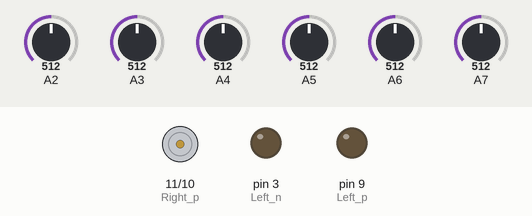
Recording of a sketch running on a simulated Arduino Nano, built with avr-gcc and run on an emulated ATmega328P. Shown: motor-driver pin pairs drawn as motors (green arrow = first pin HIGH = forward, orange = second pin HIGH = backward, longer = more drive), output pins drawn as LEDs (lit = HIGH). The inputs (shaded band) are chosen by the test bench; at power-on: A3 = 512, A2 = 512, A4 = 512, A5 = 512, A6 = 512, A7 = 512.

Above: at 1.2 s.
1.3 s: A3 set to 492
At 1.9 s:
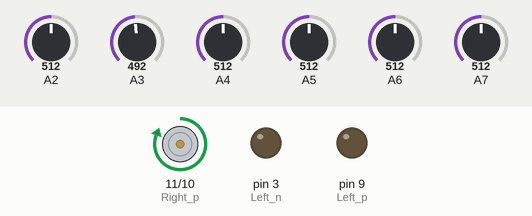
Timing chart, 0 to 4.3 s (numbered marks = the images above; inputs shaded):
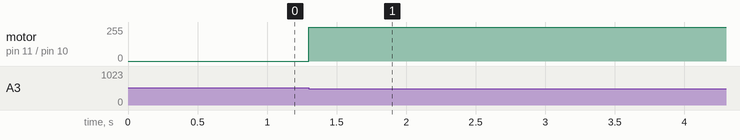

The sketch:

fluxes.ino
```cpp
int th = 500;
int Left_p=9;
int Left_n=3;
int Right_p=11;
int Right_n=10;
int spd = 255;
// best case
// white > th
// black < th
void setup() {

  // put your setup code here, to run once:
Serial.begin(9600);
pinMode(Left_p,OUTPUT);
pinMode(Left_n,OUTPUT);
pinMode(Right_p,OUTPUT);
pinMode(Right_n,OUTPUT);
}

void loop() {
  // put your main code here, to run repeatedly:
int s1 = analogRead(A2);
int s2 = analogRead(A3);
int s3 = analogRead(A4);
int s4 = analogRead(A5);
int s5 = analogRead(A6);
int s6 = analogRead(A7);
if(s1<th and s2 <th and s4<th and s5 < th and s3< th){
  la(spd); // T
  delay(240);
  }
if(s1<th and s2 <th and s3<th and s6 < th and s4> th and s5>th){
  la(spd); // F
  delay(240);
  }


if(s1>th and s2 >th and s3< th and s4>th and s5 > th){
  fa(spd);
  }

if(s1>th and s2 <th and s3>th and  s4>th and s5 > th){
  la(spd);
  }

if(s1>th and s2 >th and s3>th and s4<th and s5 > th){
  ra(spd);
  }

if(s1<th and s2 <th and s4>th and s5 > th and s6>th){
  la(spd); // 90
   delay(40);
  }

if(s1>th and s2 >th and s4<th and s5 < th and s6>th ){
  ra(spd); // 90
   delay(40);
  }


}

 void fa(int sp)
 {
  analogWrite(Left_p,sp);
   analogWrite(Left_n,0);
   analogWrite(Right_p,sp);// forward
   analogWrite(Right_n,0);

}

void ba(int sp)
 {
analogWrite(Left_p,0);
     analogWrite(Left_n,sp);
     analogWrite(Right_p,0); // backward
     analogWrite(Right_n,sp);
}
void la(int sp)
 {
 analogWrite(Left_p,0);
     analogWrite(Left_n,0);
     analogWrite(Right_p,sp);
     analogWrite(Right_n,0);
}
void ra(int sp)
 {
  analogWrite(Left_p,sp);
     analogWrite(Left_n,0);
     analogWrite(Right_p,0);
     analogWrite(Right_n,0);
 }

 void ua(int sp)
 {
  analogWrite(Left_p,sp);
     analogWrite(Left_n,0);
     analogWrite(Right_p,0);
     analogWrite(Right_n,sp);
 }

 void display(int s1,int s2,int s3,int s4 ,int s5){
  Serial.print(s1);
  Serial.print(" ");
  Serial.print(s2);
  Serial.print(" ");
  Serial.print(s3);
  Serial.print(" ");
  Serial.print(s4);
  Serial.print(" ");
  Serial.println(s5);

  }
```

Measured:
- the behaviour switches between 500 and 499 on A3 (found by bisection; images 0 and 1)
- after the input at 1.3 s, motor on pin 11 (Right_p) / pin 10 (Right_n): stopped → forward 255/255 at once
